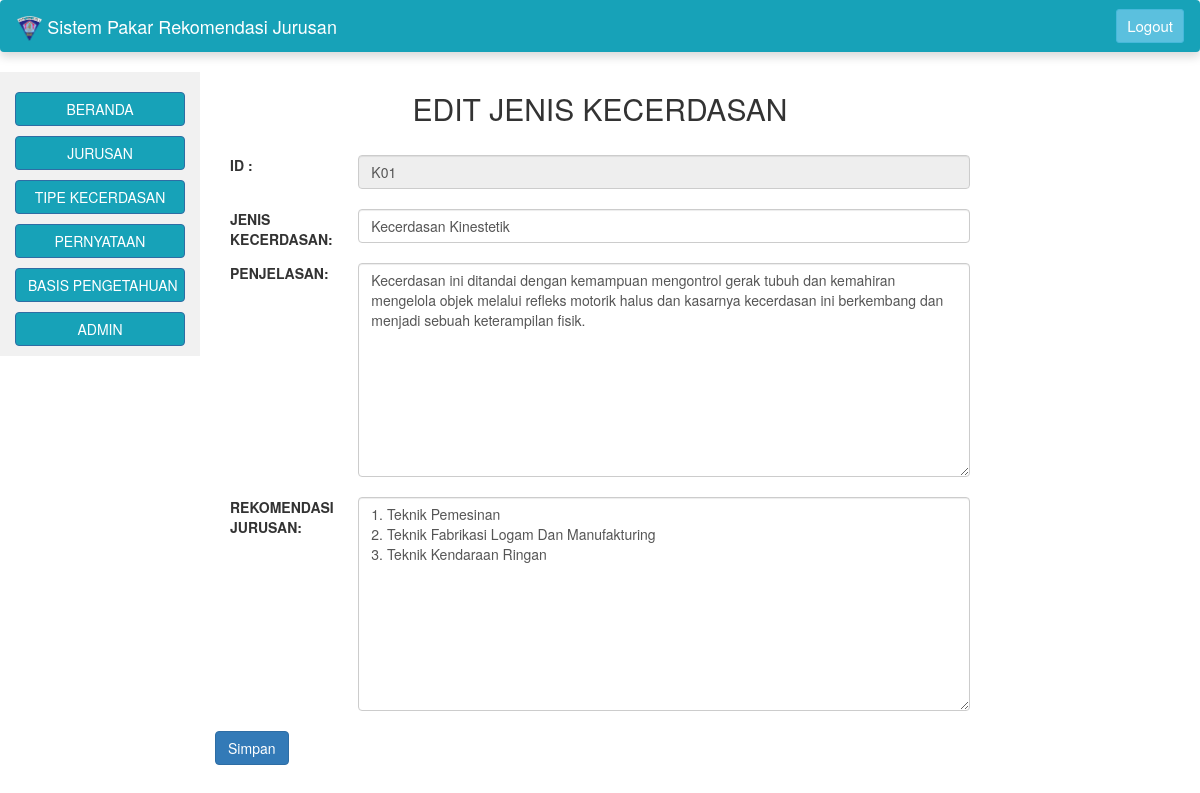
/a_edit_kecerdasan.php?id=K01, run on the app's committed database.
### tables this page shows
CREATE TABLE `tipe_kecerdasan` (
  `id_kecerdasan` varchar(10) NOT NULL,
  `jenis_kecerdasan` varchar(50) NOT NULL,
  `penjelasan` varchar(1000) NOT NULL,
  `rekomendasi_jurusan` varchar(255) NOT NULL
);

### a_edit_kecerdasan.php (the view, shortened to what this page needs)
<?php
include('koneksi.php');
?>
<!DOCTYPE html>
<html lang="en">
<head>
	<link rel="stylesheet" href="https://getbootstrap.com/docs/4.1/dist/css/bootstrap.min.css">
  <link rel="stylesheet" href="https://maxcdn.bootstrapcdn.com/bootstrap/3.3.7/css/bootstrap.min.css">
  <link rel="stylesheet" href="css/style.css">
</head>
<body>
<?php
	include ('navbar_admin.php');
?>
<?php
  include ('sidebar_admin.php');
?>
    <div class="col-sm-8 text-left">
      <h2 class="text-center">EDIT JENIS KECERDASAN</h2>
       <form method="post">
       	<div class="form-group">
      			<br><label class="control-label col-sm-2">ID :</label>
      		<div class="col-sm-10">
                <?php
                       $tampil = "SELECT * FROM tipe_kecerdasan where id_kecerdasan='".$_GET['id']."'";
                       $sql = mysqli_query ($konek_db,$tampil);
                       while($data = mysqli_fetch_array ($sql))
                    {
                       echo "<input type='text'  class='form-control' id='id_kecerdasan' name='id_kecerdasan' disabled value='".$data['id_kecerdasan']."'><br>";
                    }
                ?>
     		 </div>
        </div>
        <div class="form-group">
      			<br><label class="control-label col-sm-2">JENIS KECERDASAN:</label>
      		<div class="col-sm-10">
                <?php
                       $tampil = "SELECT * FROM tipe_kecerdasan where id_kecerdasan='".$_GET['id']."'";
                       $sql = mysqli_query ($konek_db,$tampil);
                       while($data = mysqli_fetch_array ($sql))
                    {
                       echo "<input type='text'  class='form-control' id='jenis_kecerdasan' name='jenis_kecerdasan' value='".$data['jenis_kecerdasan']."'><br>";
                    }
                ?>
     		 </div>
        </div>
        <div class="form-group">
      			<br><label class="control-label col-sm-2">PENJELASAN:</label>
      		<div class="col-sm-10">
                <?php
                       $tampil = "SELECT * FROM tipe_kecerdasan where id_kecerdasan='".$_GET['id']."'";
                       $sql = mysqli_query ($konek_db,$tampil);
                       while($data = mysqli_fetch_array ($sql))
                    {
                       echo "<textarea rows='10' class='form-control' id='penjelasan' name='penjelasan'>".$data['penjelasan']."</textarea><br>";
                    }
                ?>
     		 </div>
        </div>
        <div class="form-group">
      			<br><label class="control-label col-sm-2">REKOMENDASI JURUSAN:</label><br>
      		<div class="col-sm-10">
                <?php
                       $tampil = "SELECT * FROM tipe_kecerdasan where id_kecerdasan='".$_GET['id']."'";
                       $sql = mysqli_query ($konek_db,$tampil);
                       while($data = mysqli_fetch_array ($sql))
                    {
                       echo "<textarea rows='10' class='form-control' id='rekomendasi_jurusan' name='rekomendasi_jurusan'>".$data['rekomendasi_jurusan']."</textarea><br>";
                    }
                ?>
     		 </div>
        </div>
        <button type="submit" name ="submit" class="btn btn-primary">Simpan</button>
        </form><br>
    </div>
</body>
</html>

### data on the page
tipe_kecerdasan: id_kecerdasan "K01", jenis_kecerdasan "Kecerdasan Kinestetik", penjelasan "Kecerdasan ini ditandai dengan kemampuan mengontrol gerak tubuh dan kemahiran mengelola objek melalui refleks motorik halus dan kasarnya kecerdasan ini berkembang dan menjadi sebuah keterampilan fisik.", rekomendasi_jurusan "1. Teknik Pemesinan 2. Teknik Fabrikasi Logam Dan Manufakturing 3. Teknik Kendaraan Ringan"
